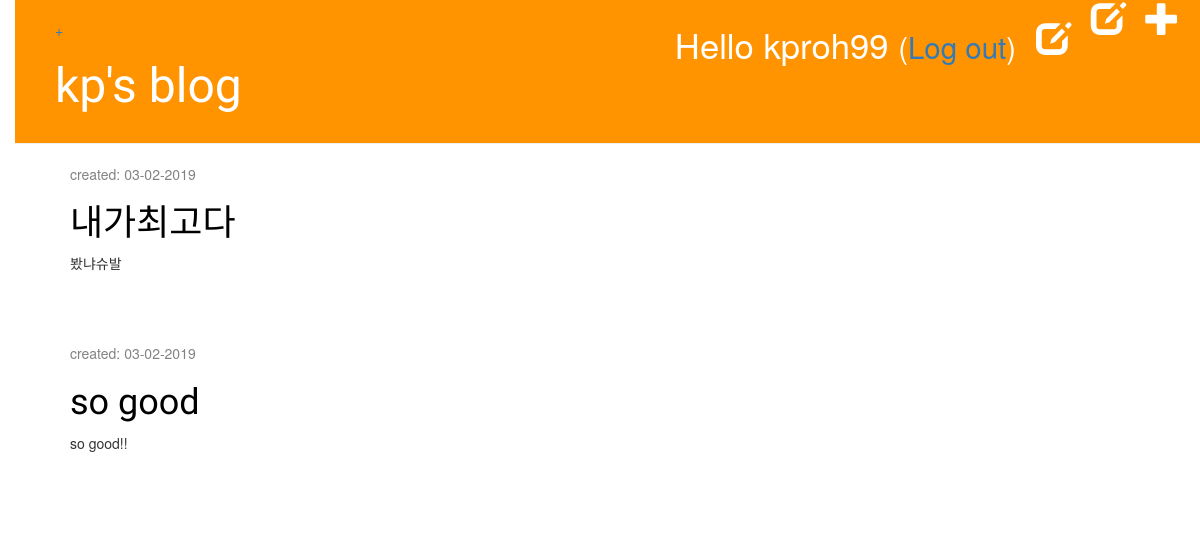
Before: /drafts/ (signed in) with the older database file.
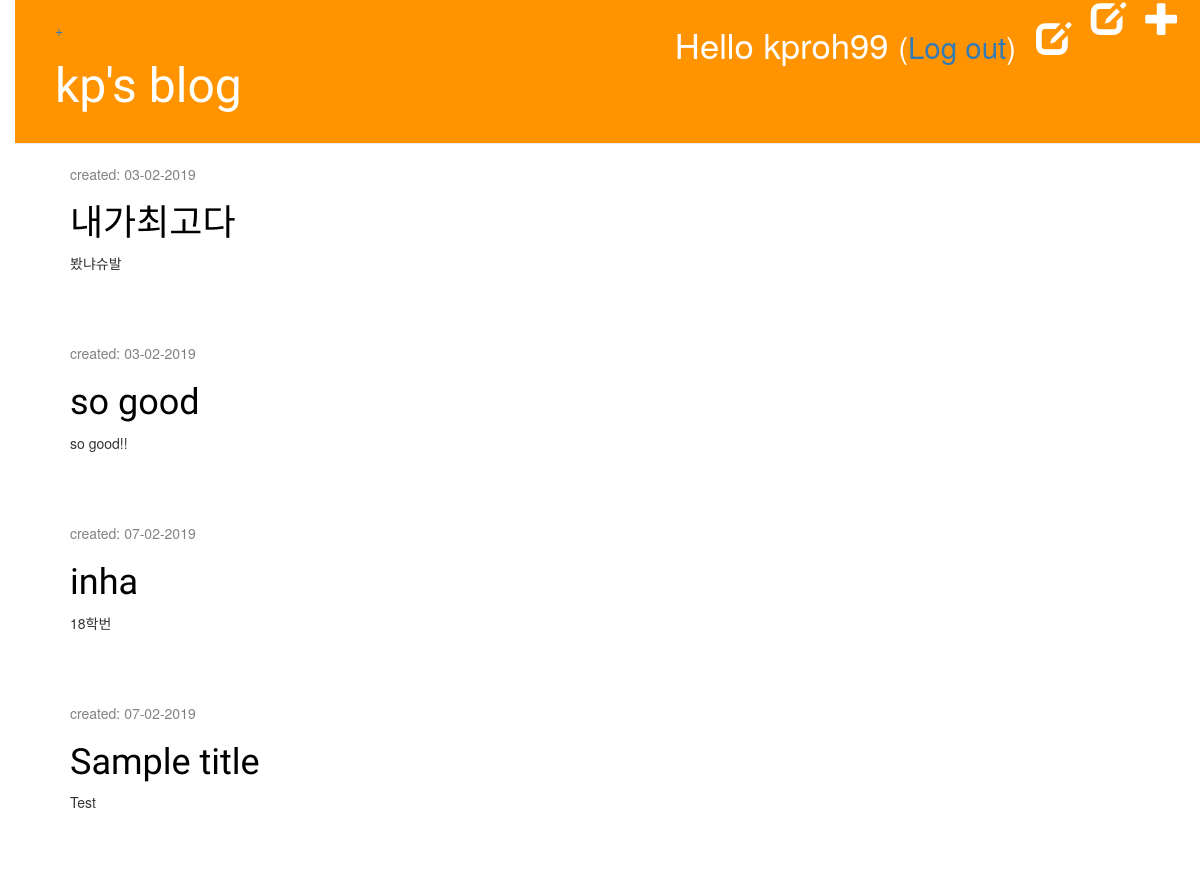
After: the same page with the newer database file.
### blog/models.py (models this page shows, shortened)
class Post(models.Model):
    author = models.ForeignKey('auth.User', on_delete=models.CASCADE) # 다른 모델에 대한 링크
    title = models.CharField(max_length=200) #글자 수가 제한된 텍스트 정의 //글제목 등등..
    text = models.TextField() #글자 수에 제한 없음 // 블로그 콘텐츠 등등
    created_date = models.DateTimeField( # 날짜와 시간을 의미
            default=timezone.now)
    published_date = models.DateTimeField(
            blank=True, null=True)

### blog/views.py (the view)
# urls.py: url(r'^drafts/$', views.post_draft_list, name='post_draft_list'),
@login_required
def post_draft_list(request):
    posts = Post.objects.filter(published_date__isnull=True).order_by('created_date')
    return render(request, 'blog/post_draft_list.html', {'posts': posts})

### blog/templates/blog/post_draft_list.html
{% extends 'blog/base.html' %}
{% block content %}
  {% for post in posts %}
    <div class="post">
      <p class="date">created: {{ post.created_date|date:'d-m-Y' }}</p>
      <h1><a href="{% url 'post_detail' pk=post.pk %}">{{ post.title }}</a></h1>
      <p>{{ post.text|truncatechars:200 }}</p>
    </div>
  {% endfor %}
{% endblock %}

Changed rows visible on the page:
added Post: created_date "07-02-2019", title "inha", text "18학번"
added Post: created_date "07-02-2019", title "Sample title", text "Test"
